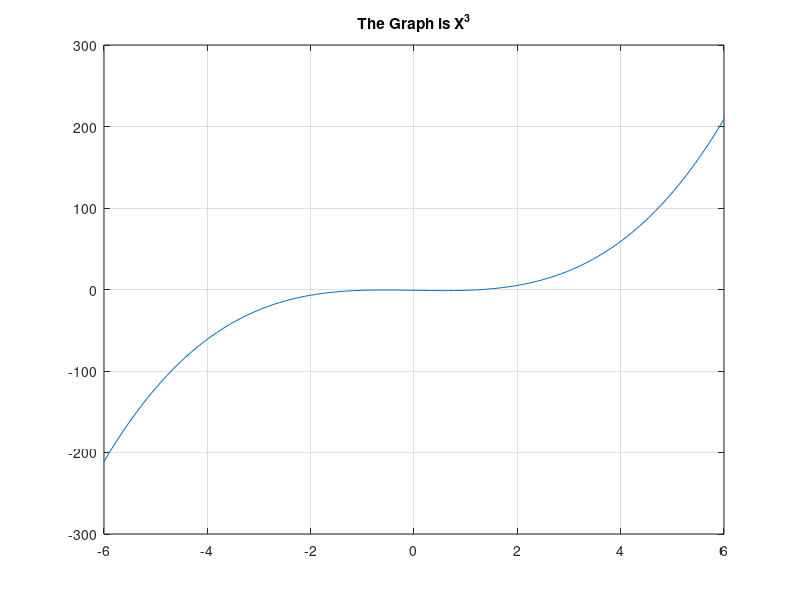

Write the MATLAB code that produced this figure.
clc;
x = linspace(-6,6,100);
 y = x.^3-x-1;
 disp("This is MY First Program");
 plot(x,y)
 grid on
 title("The Graph is X^3");%for graph title